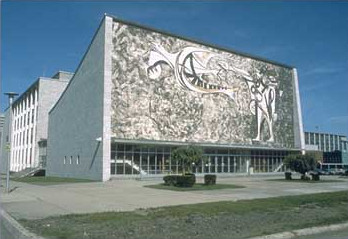
#> input picture 0-Rechauffement/pouliot.jpg, 348 x 239 px
$ python homographie.py   (older library calls are emulated)
#> lines starting #> are read from the running program, lines starting #| are printed output that depends on the picture
import numpy as np
import imageio as io
import scipy.misc as misc
import matplotlib.pyplot as plt


img = io.imread('./0-Rechauffement/pouliot.jpg')
#> img is the input picture: shape (239, 348, 3); mean R, G, B 115.7, 134.2, 141
H1 = np.array([[0.9752, 0.0013, -100.3164],[-0.4886, 1.7240, 24.8480],[-0.0016, 0.0004, 1.0000]])
H2 = np.array([[0.1814, 0.7402, 34.3412],[1.0209, 0.1534, 60.3258],[0.0005, 0, 1.0000]])

def pval(point, minX, minY, maxX, maxY):
    # [16 lines of commented-out code are left out]
    if minX > point[1]/point[2]:
        minX = point[1]/point[2]
    if minY > point[0]/point[2]:
        minY = point[0]/point[2]
    if maxX < point[1]/point[2]:
        maxX = point[1]/point[2]
    if maxY < point[0]/point[2]:
        maxY = point[0]/point[2]
    return minX, minY, maxX, maxY

def appliqueTransformation(img, H):
    # Trouver le bon canevas
    minX, minY, maxX, maxY = 0, 0, 0, 0
    pts = ((np.matmul(H,np.array([0,0,1]))).astype(float))
    print(pts)
    minX, minY, maxX, maxY = pval(pts, minX, minY, maxX, maxY)
    pts = ((np.matmul(H,np.array([0,347,1]))).astype(float))
    print(pts)
    minX, minY, maxX, maxY = pval(pts, minX, minY, maxX, maxY)
    pts = ((np.matmul(H,np.array([238,0,1]))).astype(float))
    print(pts)
    minX, minY, maxX, maxY = pval(pts, minX, minY, maxX, maxY)
    pts = ((np.matmul(H,np.array([238,347,1]))).astype(float))
    print(pts)
    minX, minY, maxX, maxY = pval(pts, minX, minY, maxX, maxY)
    print(minX)
    print(minY)
    print(maxX)
    print(maxY)
    # Calcul de l'image
    imgInt = np.zeros((int(abs(minY) + maxY), int(abs(minX) + maxX), 3),dtype=int)
    for i in range(0,238):
        for j in range(0,347):
            pts = (np.matmul(H,np.array([i,j,1])))
            ptsTrans = (pts/pts[2]).astype(int)
            imgInt[ptsTrans[0] + int(abs(minY))][ptsTrans[1] + int(abs(minX))] = img[i][j]
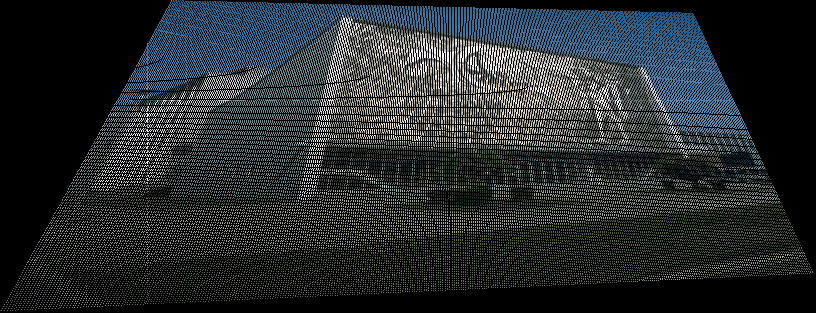
#> imgInt: shape (313, 816, 3) int64; mean R, G, B 36.5, 42, 43.8
    return imgInt

imgTrans = appliqueTransformation(img, H1)
plt.imshow(imgTrans)
plt.show()

# imgTrans = appliqueTransformation(img, H2)
# plt.imshow(imgTrans)
# plt.show()
